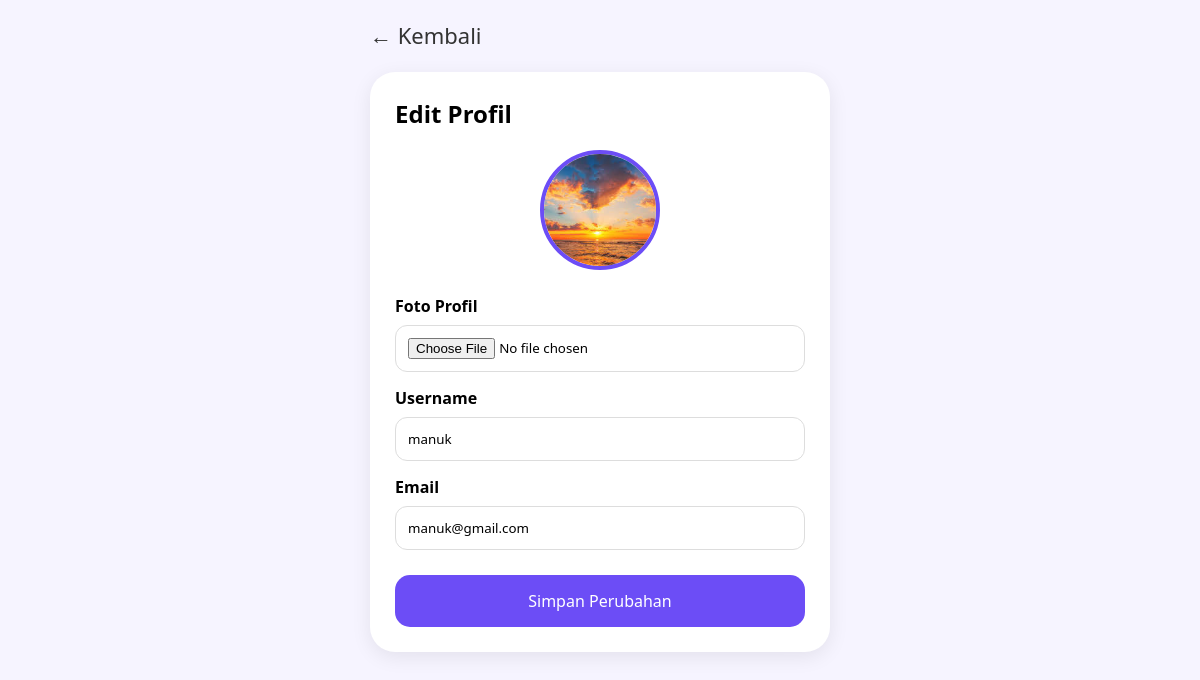
The page /edit_profil.php (signed in) on the database its author committed.
### tables this page shows
CREATE TABLE `users` (
  `id_user` int NOT NULL,
  `username` varchar(50) NOT NULL,
  `email` varchar(100) NOT NULL,
  `password` varchar(255) NOT NULL,
  `foto_profil` varchar(255) DEFAULT NULL,
  `created_at` timestamp NULL DEFAULT CURRENT_TIMESTAMP
);

### edit_profil.php (the view, shortened to what this page needs)
<?php
include 'config/koneksi.php';
$id_user = $_SESSION['id_user'];
$query = mysqli_query(
    $conn,
    "SELECT * FROM users
    WHERE id_user='$id_user'"
);
$user = mysqli_fetch_assoc($query);
?>
<!DOCTYPE html>
<html>
<head>
</head>
<body>
<div class="container">
<a href="profil.php" class="back">← Kembali</a>
<br><br>
<div class="card">
<h2>Edit Profil</h2>
<div class="avatar">
<?php if(!empty($user['foto_profil'])){ ?>
<img src="assets/uploads/<?= $user['foto_profil']; ?>">
<?php } ?>
</div>
<form
action="update_profil.php"
method="POST"
enctype="multipart/form-data">
<label>Foto Profil</label>
<input
type="file"
name="foto_profil">
<label>Username</label>
<input
type="text"
name="username"
value="<?= $user['username']; ?>"
required>
<label>Email</label>
<input
type="email"
name="email"
value="<?= $user['email']; ?>"
required>
<button
type="submit"
class="btn">
Simpan Perubahan
</button>
</form>
</div>
</div>
</body>
</html>

### edit_profil.php (style rules this page uses)
* { margin:0; padding:0; box-sizing:border-box; font-family:'Segoe UI',sans-serif; }
body { background:#f6f4ff; }
.container { max-width:500px; margin:auto; padding:20px; }
.card { background:white; padding:25px; border-radius:25px; box-shadow:0 5px 20px rgba(0,0,0,.08); }
h2 { margin-bottom:20px; }
.avatar { text-align:center; margin-bottom:20px; }
.avatar img { width:120px; height:120px; border-radius:50%; object-fit:cover; border:4px solid #6c4df6; }
label { display:block; margin-top:15px; margin-bottom:8px; font-weight:600; }
input { width:100%; padding:12px; border:1px solid #ddd; border-radius:12px; }
.btn { width:100%; margin-top:25px; padding:15px; border:none; border-radius:15px; background:#6c4df6; color:white; cursor:pointer; font-size:16px; }
.back { text-decoration:none; color:#333; font-size:22px; }

### rows shown on the page
users: foto_profil (picture), username "manuk", email "manuk@gmail.com"
